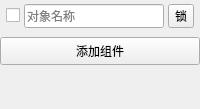
<?xml version="1.0" encoding="UTF-8"?>
<ui version="4.0">
 <class>GameObjectInspectorForm</class>
 <widget class="QWidget" name="GameObjectInspectorForm">
  <layout class="QVBoxLayout" name="mainLayout">
   <property name="leftMargin">
    <number>0</number>
   </property>
   <property name="topMargin">
    <number>0</number>
   </property>
   <property name="rightMargin">
    <number>0</number>
   </property>
   <property name="bottomMargin">
    <number>0</number>
   </property>
   <item>
    <widget class="QWidget" name="objectHeader">
     <property name="sizePolicy">
      <sizepolicy hsizetype="Expanding" vsizetype="Maximum">
       <horstretch>0</horstretch>
       <verstretch>0</verstretch>
      </sizepolicy>
     </property>
     <layout class="QHBoxLayout" name="objectHeaderLayout">
      <item>
       <widget class="QCheckBox" name="objectActiveCheck">
        <property name="text">
         <string />
        </property>
        <property name="toolTip">
         <string>启用此对象。父节点未启用时，此对象仍不会在层级中启用。</string>
        </property>
        <property name="accessibleName">
         <string>启用对象</string>
        </property>
       </widget>
      </item>
      <item>
       <widget class="QLineEdit" name="objectNameEdit">
        <property name="sizePolicy">
         <sizepolicy hsizetype="Ignored" vsizetype="Fixed">
          <horstretch>1</horstretch>
          <verstretch>0</verstretch>
         </sizepolicy>
        </property>
        <property name="placeholderText">
         <string>对象名称</string>
        </property>
        <property name="accessibleName">
         <string>对象名称</string>
        </property>
        <property name="minimumSize">
         <size>
          <width>40</width>
          <height>24</height>
         </size>
        </property>
        <property name="maximumSize">
         <size>
          <width>16777215</width>
          <height>26</height>
         </size>
        </property>
       </widget>
      </item>
      <item>
       <widget class="QToolButton" name="objectLockButton">
        <property name="text">
         <string>锁</string>
        </property>
        <property name="checkable">
         <bool>true</bool>
        </property>
        <property name="toolTip">
         <string>锁定当前检查目标，选择其他对象或资源时保持当前显示。</string>
        </property>
        <property name="minimumSize">
         <size>
          <width>26</width>
          <height>24</height>
         </size>
        </property>
        <property name="maximumSize">
         <size>
          <width>26</width>
          <height>26</height>
         </size>
        </property>
        <property name="accessibleName">
         <string>锁定当前检查目标</string>
        </property>
        <property name="styleSheet">
         <string>QToolButton#objectLockButton { padding:0; }</string>
        </property>
       </widget>
      </item>
      <property name="spacing">
       <number>4</number>
      </property>
      <property name="leftMargin">
       <number>6</number>
      </property>
      <property name="topMargin">
       <number>4</number>
      </property>
      <property name="rightMargin">
       <number>6</number>
      </property>
      <property name="bottomMargin">
       <number>5</number>
      </property>
     </layout>
    </widget>
   </item>
   <item>
    <widget class="QScrollArea" name="componentScroll">
     <property name="widgetResizable">
      <bool>true</bool>
     </property>
     <widget class="QWidget" name="componentHost">
      <layout class="QVBoxLayout" name="componentLayout">
       <property name="leftMargin">
        <number>0</number>
       </property>
       <property name="topMargin">
        <number>0</number>
       </property>
       <property name="rightMargin">
        <number>0</number>
       </property>
       <property name="bottomMargin">
        <number>0</number>
       </property>
       <item><widget class="QPushButton" name="addComponentButton"><property name="text"><string>添加组件</string></property><property name="minimumSize"><size><width>0</width><height>28</height></size></property><property name="toolTip"><string>搜索并添加内置组件或已编译的用户脚本；也可以将 Project 中的脚本拖到此处。</string></property></widget></item>
       <item>
        <spacer name="bottomSpacer">
         <property name="orientation">
          <enum>Qt::Vertical</enum>
         </property>
         <property name="sizeHint" stdset="0">
          <size>
           <width>20</width>
           <height>0</height>
          </size>
         </property>
        </spacer>
       </item>
       <property name="spacing">
        <number>0</number>
       </property>
      </layout>
     </widget>
     <property name="frameShape">
      <enum>QFrame::NoFrame</enum>
     </property>
     <property name="horizontalScrollBarPolicy">
      <enum>Qt::ScrollBarAlwaysOff</enum>
     </property>
    </widget>
   </item>
   <item>
    <widget class="QWidget" name="emptySceneSpace">
     <property name="visible">
      <bool>false</bool>
     </property>
     <property name="sizePolicy">
      <sizepolicy hsizetype="Expanding" vsizetype="Expanding">
       <horstretch>0</horstretch>
       <verstretch>1</verstretch>
      </sizepolicy>
     </property>
    </widget>
   </item>
   <property name="spacing">
    <number>4</number>
   </property>
  </layout>
 </widget>
 <resources />
 <connections />
</ui>
